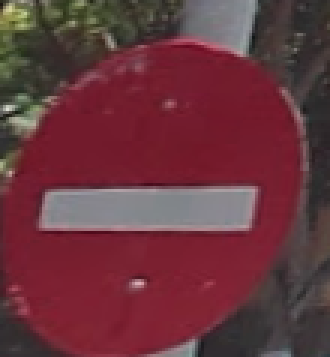
#> input picture from_scratch/train/cam nguoc chieu/38.png, 110 x 119 px, found by its file name (shown 3 times larger)
$ python hog_example.py   (older library calls are emulated)
#> lines starting #> are read from the running program, lines starting #| are printed output that depends on the picture
import os
import cv2
import numpy as np
from numpy import linalg as LA
import time
from skimage import exposure
from skimage import feature

IMG = '38.png'
# no input image normalizing
# TODO: square norm or variance norm => DONE


def hog_scratch(img_gray, cell_size=4, block_size=2, bins=9):
    # https://minhng.info/tutorials/histograms-of-oriented-gradients.html
    img = img_gray
    h, w = img.shape # 100, 100

    # sqrt norm
    img = np.sqrt(img).astype(np.float32)

    # gradient
    x_kernel = np.array([[-1, 0, 1]])
    y_kernel = np.array([[-1], [0], [1]])
    dx = cv2.filter2D(img, cv2.CV_32F, x_kernel)
    dy = cv2.filter2D(img, cv2.CV_32F, y_kernel)

    # histogram
    magnitude = np.sqrt(np.square(dx) + np.square(dy))
    orientation = np.arctan(np.divide(dy, dx+0.00001)) # radian
    orientation = np.degrees(orientation) # -90 -> 90
    orientation += 90 # 0 -> 180

    num_cell_x = w // cell_size # 100
    num_cell_y = h // cell_size # 100
    hist_tensor = np.zeros([num_cell_y, num_cell_x, bins]) # 25 x 25 x 9
    for cx in range(num_cell_x):
        for cy in range(num_cell_y):
            ori = orientation[cy*cell_size:cy*cell_size+cell_size, cx*cell_size:cx*cell_size+cell_size]
            mag = magnitude[cy*cell_size:cy*cell_size+cell_size, cx*cell_size:cx*cell_size+cell_size]
            # https://docs.scipy.org/doc/numpy/reference/generated/numpy.histogram.html
            hist, _ = np.histogram(ori, bins=bins, range=(0, 180), weights=mag) # 1-D vector, 9 elements
            hist_tensor[cy, cx, :] = hist
        pass
    pass

    # normalization L2 norm
    redundant_cell = block_size-1
    feature_tensor = np.zeros([num_cell_y-redundant_cell, num_cell_x-redundant_cell, block_size*block_size*bins])
    for bx in range(num_cell_x-redundant_cell): # 7
        for by in range(num_cell_y-redundant_cell): # 15
            by_from = by
            by_to = by+block_size
            bx_from = bx
            bx_to = bx+block_size
            v = hist_tensor[by_from:by_to, bx_from:bx_to, :].flatten() # to 1-D array (vector)
            feature_tensor[by, bx, :] = v / (LA.norm(v, 2) + 0.0000001)
            # avoid NaN:
            if np.isnan(feature_tensor[by, bx, :]).any(): # avoid NaN (zero division)
                feature_tensor[by, bx, :] = v

    return feature_tensor.flatten().reshape(-1,) # 3780 features

def hog_skimage(img, orientations=9, pixels_per_cell=(4, 4),cells_per_block=(2, 2), transform_sqrt=True, visualize=False):
    return feature.hog(img, orientations = orientations, pixels_per_cell = pixels_per_cell,cells_per_block = cells_per_block, transform_sqrt = transform_sqrt, visualize = visualize)

def main(img_path):
    # gray image
#> called with img_path = '38.png'
    img = cv2.imread(img_path, cv2.IMREAD_GRAYSCALE)
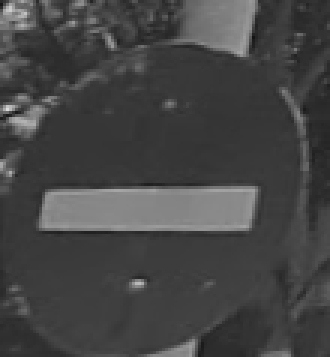
#> img: shape (119, 110) (shown 3 times larger); min 20, max 218, mean 69.1
    # print(img.shape)
    img = cv2.resize(src=img, dsize=(100, 100))
#> img: shape (100, 100)
    start = time.time()

    f = hog_scratch(img,
            cell_size=4,
            block_size=2,
            bins=9)
#> in hog_scratch, `img = np.sqrt(img).astype(np.float32)`:
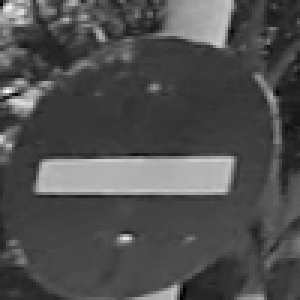
#> img: shape (100, 100) float32 (shown 3 times larger); min 5.39, max 14.35, mean 8.19; drawn with min black and max white
#> in hog_scratch, `dx = cv2.filter2D(img, cv2.CV_32F, x_kernel)`:
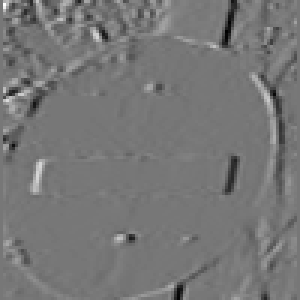
#> dx: shape (100, 100) float32 (shown 3 times larger); min -5.53, max 6.3, mean -0.0146; drawn with min black and max white
#> in hog_scratch, `dy = cv2.filter2D(img, cv2.CV_32F, y_kernel)`:
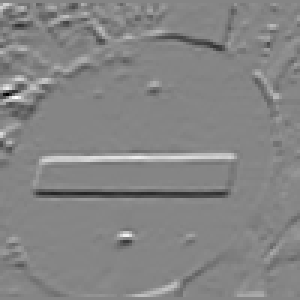
#> dy: shape (100, 100) float32 (shown 3 times larger); min -8.03, max 7.34, mean -0.013; drawn with min black and max white
#> in hog_scratch, `magnitude = np.sqrt(np.square(dx) + np.square(dy))`:
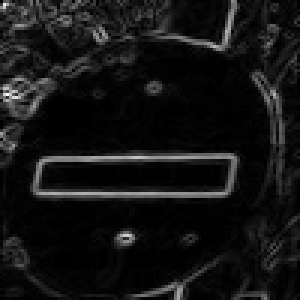
#> magnitude: shape (100, 100) float32 (shown 3 times larger); min 0, max 8.32, mean 0.663; drawn with min black and max white
#> in hog_scratch, `orientation = np.arctan(np.divide(dy, dx+0.00001))`:
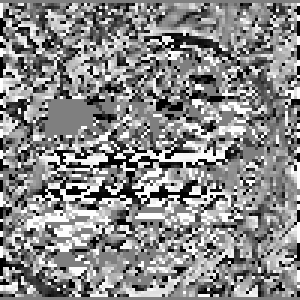
#> orientation: shape (100, 100) float32 (shown 3 times larger); min -1.57, max 1.57, mean 0.116; drawn with min black and max white
#> in hog_scratch, `orientation += 90`:
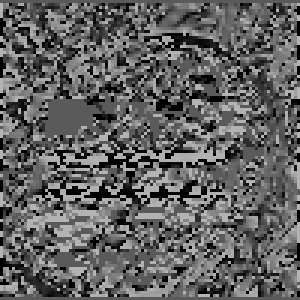
#> orientation: shape (100, 100) float32 (shown 3 times larger); min 0.000107, max 180, mean 96.7

    print('Processing time from scratch: ', time.time() - start)
    # print('Extracted feature vector of %s. Shape:' % img_path)
    print('Feature size:', f.shape)
#| Feature size: (20736,)
    print('Features (HOG):', f)
#> (printed output is left out)

    start_time = time.time()

    H = feature.hog(img,
                    orientations=9,
                    pixels_per_cell=(4, 4),
                    cells_per_block=(2, 2),
                    transform_sqrt=True,
                    visualize=False)
    print('Processing time from skimage: ', time.time()-start)
    # print(hogImage.shape)
    print(H)
#> (printed output is left out)
    print(H.shape)
#| (20736,)

if __name__ == "__main__":

    main(IMG)

$ run again, with from_scratch/train/cam nguoc chieu/1216.png copied over from_scratch/train/cam nguoc chieu/38.png
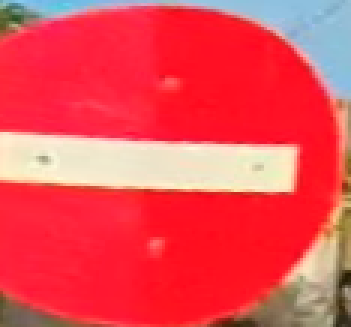
#> input picture from_scratch/train/cam nguoc chieu/1216.png, 117 x 109 px, found by its file name (shown 3 times larger)
#> in hog_scratch, `magnitude = np.sqrt(np.square(dx) + np.square(dy))`:
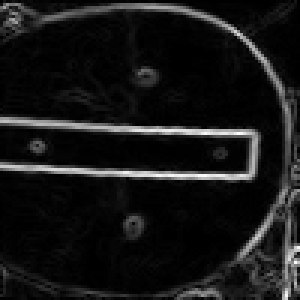
#> magnitude: shape (100, 100) float32 (shown 3 times larger); min 0, max 6.01, mean 0.541; drawn with min black and max white
#> in hog_scratch, `orientation += 90`:
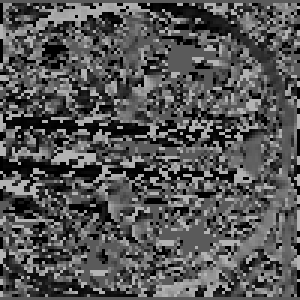
#> orientation: shape (100, 100) float32 (shown 3 times larger); min 9.92e-05, max 180, mean 85.1
#| Feature size: (20736,)
#> (printed output is left out)
#> (printed output is left out)
#| (20736,)
